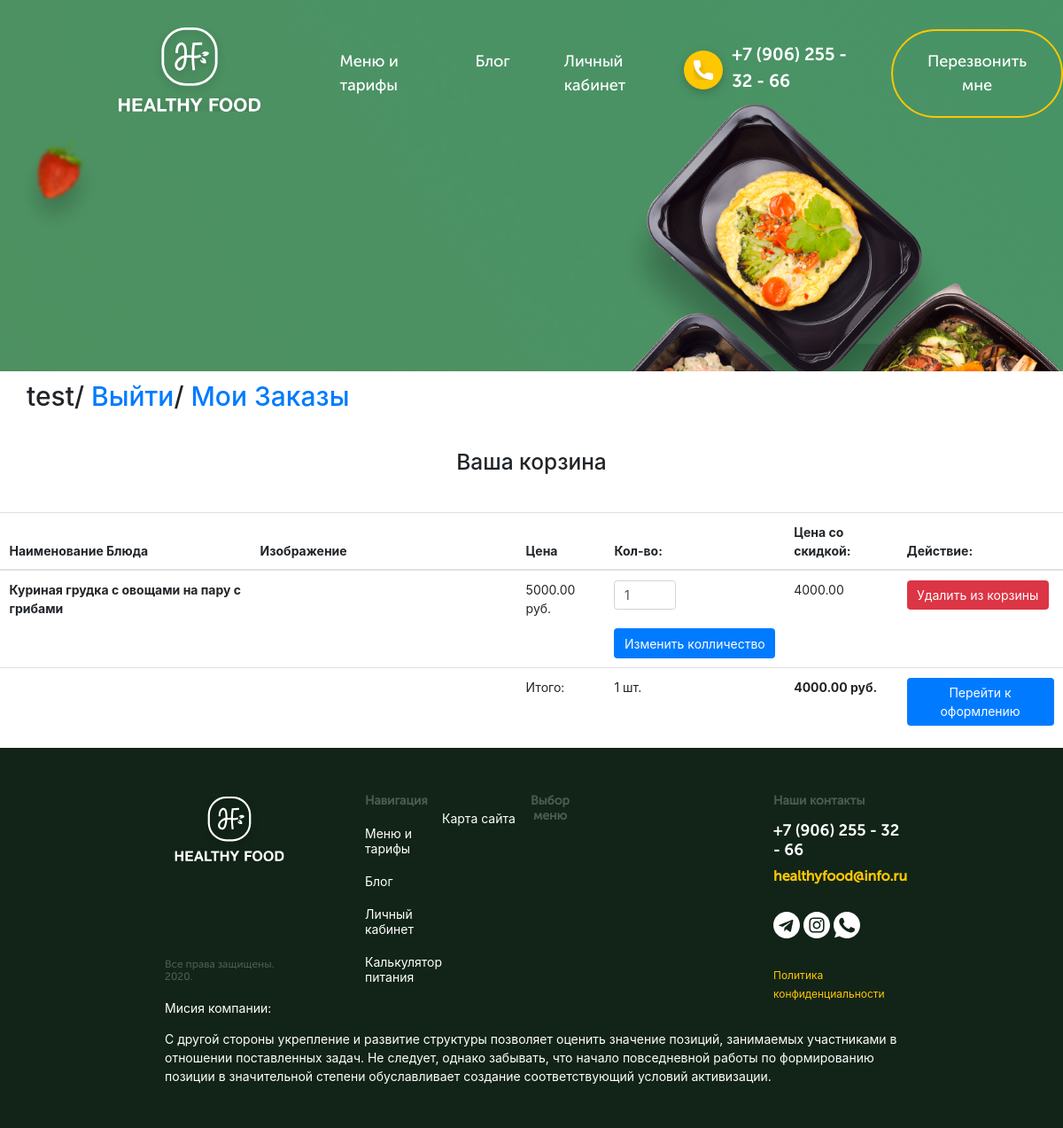
Screenshot of /personal-account/ (signed in) with the database file from the repository.
### healthyfood/apps/main_page/models.py (models this page shows, shortened)
class Order(models.Model):
    customer = models.ForeignKey(Customer, verbose_name=("Заказчик"), on_delete=models.CASCADE)
    product = models.ForeignKey(Food, verbose_name=("Имя продукта"), on_delete=models.CASCADE)
    count = models.PositiveIntegerField(default=1)
    final_price = models.DecimalField(("Итоговая цена товара"), max_digits=9, decimal_places=2)
    class Meta:
        verbose_name = ("Товар в корзине")
        verbose_name_plural = ("Товары в корзине")

class Food(models.Model):
    class Meta:
        verbose_name = ("Блюдо ")
        verbose_name_plural = ("Блюда")
    name = models.CharField(("Название блюда"), max_length=100)
    menu_discription = models.CharField(("Описание блюда"), max_length=500)
    big_img = models.ImageField(("Картинка большого слайда"), upload_to='img', height_field=None, width_field=None, max_length=None)
    small_img = models.ImageField(("Картинка маленького слайда"), upload_to='img', height_field=None, width_field=None, max_length=None)
    kkal = models.CharField(("Колличество калорий"), max_length=20)
    gramm = models.CharField(("Колличество грамм"), max_length=20)
    price = models.DecimalField(("Цена блюда"), max_digits=9, decimal_places=2)
    discount = models.DecimalField(("Цена со скидкой, если есть"),  max_digits=9, decimal_places=2, null=0, blank = True)
    days_list = models.ManyToManyField(Days, verbose_name = "Дни недели", related_name='days')

class Cart(models.Model):
    owner = models.ForeignKey(Customer, verbose_name=("Заказчик"), on_delete=models.CASCADE, null=True, blank=True)
    products = models.ManyToManyField(Order , verbose_name=("Заказанные блюда"), blank = True)
    total_products = models.PositiveIntegerField(("Колличество блюд"), default=0)
    final_price = models.DecimalField(("Общая цена заказа"), max_digits=9, decimal_places=2, default=0)
    in_order = models.BooleanField(default = False)
    for_anonymous_user = models.BooleanField(default = False)
    class Meta:
        verbose_name = ("Корзина")
        verbose_name_plural = ("Корзины покупателей")

### healthyfood/apps/main_page/views.py (the view)
# urls.py: path('personal-account/', views.Account.as_view(), name='account'),
class Account(CartMixin, View):
    def get(self, request, *args, **kwargs):
        customer = Customer.objects.filter(user = request.user)
        return render(request, 'main_page/personal-account.html', {
            'customer': customer,
            'cart' : self.cart,
        })

### healthyfood/apps/main_page/mixins.py (called while the page is built)
    def dispatch(self, request, *args, **kwargs):
        if request.user.is_authenticated:
            customer = Customer.objects.filter(user=request.user).first()
            if not customer:
                customer = Customer.objects.create(
                    user = request.user
                )
            cart = Cart.objects.filter(owner=customer, in_order=False).first()
            if not cart:
                cart = Cart.objects.create(owner=customer)
        else:
            cart=Cart.objects.filter(for_anonymous_user=True).first()
            if not cart:
                cart = Cart.objects.create(for_anonymous_user=True)
        self.cart = cart
        return super().dispatch(request, *args, **kwargs)

### healthyfood/templates/main_page/personal-account.html (shortened to what this page needs)
{% extends "main_page/page.html" %}
{% block bootstrap %}
    <link rel="stylesheet" href="https://stackpath.bootstrapcdn.com/bootstrap/4.5.0/css/bootstrap.min.css">
{% endblock bootstrap %}
{% block content %}
    {% if user.is_authenticated %}
        <h2 class="personal__navigate">{{user.username}}/
            <a href="{% url 'logout' %}">Выйти</a>/
            <a href=" {% url 'my_orders' %} ">Мои Заказы</a>
        </h2>
    {% else %}
    <h2 class="personal__navigate">
        <a href="{% url 'login' %} ">Войти</a>/
        <a href="{% url 'signup' %} ">Зарегестрироваться</a>/
    </h2>
    {% endif %}
    <h3 class="text-center mt-5 mb-5">Ваша корзина {% if not cart.products.count %}пуста{% endif %}</h3>
    {% if cart.products.count %}
        <div class="cart">
            <table class="table">
                <thead>
                  <tr>
                    <th scope="col">Наименование Блюда</th>
                    <th scope="col">Изображение</th>
                    <th scope="col">Цена</th>
                    <th scope="col">Кол-во: </th>
                    <th scope="col">Цена со скидкой: </th>
                    <th scope="col">Действие: </th>
                  </tr>
                </thead>
                <tbody>
                    {% for item in cart.products.all  %}
                    <tr>
                        <th scope="row">{{item.product.name}}</th>
                        <td class="w-25"><img src="{{item.product.big_img.url}}" class="img-fluid" alt=""></td>
                            <td>{{ item.product.price }} руб.</td>
                        <td>
                            <form action="{% url 'change_count' food_name=item.product.name %}" method="POST">
                                <input type="number" class="form-control" name='count' value="{{item.count}}" style='width: 70px;' min='1'>
                                <br>
                                <input type="submit" class="btn btn-primary" value="Изменить колличество">
                            </form>
                        </td>
                        <td> {{item.final_price}} </td>
                        <td> <a href=" {% url 'delete-from-cart' food_name=item.product.name %} "><button class="btn btn-danger">Удалить из корзины </button></a> </td>
                    </tr>
                    {% endfor %}
                    <tr>
                        <td colspan="2"></td>
                        <td>Итого:</td>
                        <td>{{ cart.total_products }} шт.</td>
                        <td><strong>{{ cart.final_price }} руб.</strong></td>
                        <td><a href="{% url 'checkout' %} "><button class="btn btn-primary">Перейти к оформлению</button></a></td>
                    </tr>
                </tbody>
              </table>
        </div>
    {% endif %}
{% endblock content %}

### healthyfood/apps/main_page/static/style/css/style.css (style rules this page uses)
a { text-decoration: none; }
input, button, textarea { font-family: inherit; }
body { margin: 0; }
html { scroll-behavior: smooth; }
.personal__navigate { margin: 10px 30px; font-size: 30px; }
.cart { overflow-x: auto; }

### rows the page displays
Order: product.name "Куриная грудка с овощами на пару с грибами", product.price "5000.00", count "1", final_price "4000.00"
Cart: total_products "1", final_price "4000.00"

### other values shown
{{ user.username }} "test"
